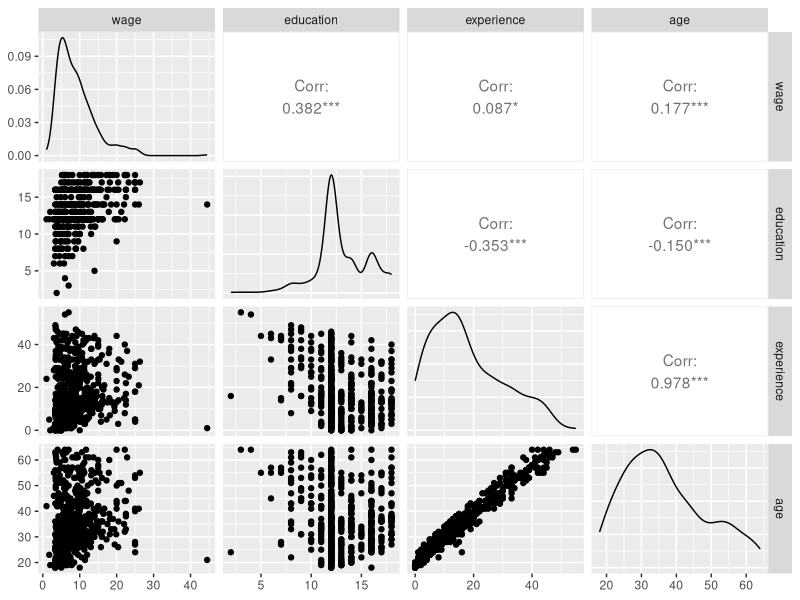
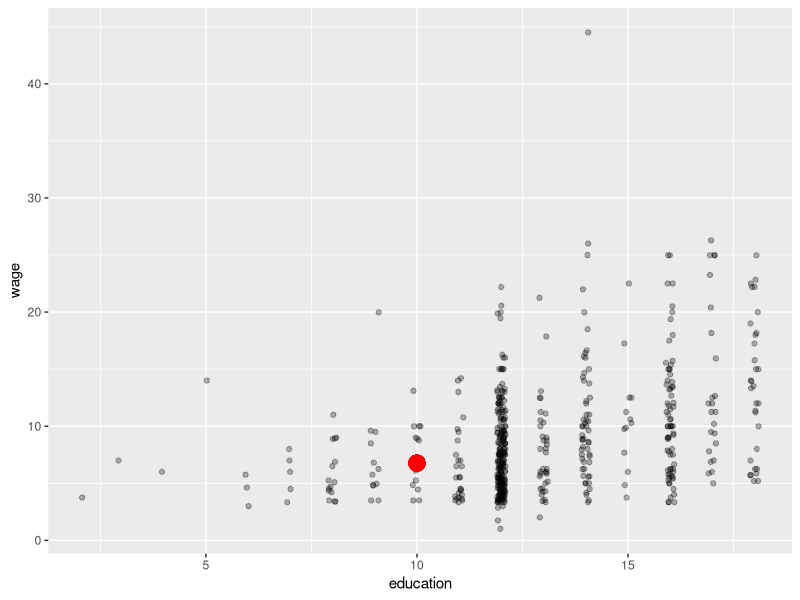
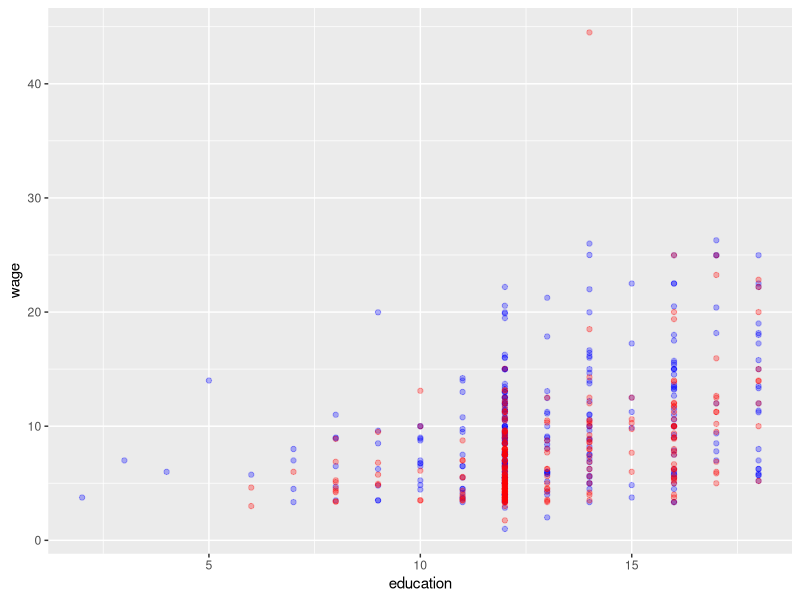

R code for these plots, in order:
## ---- chunk 1
library(AER)
library(ggplot2)
library(GGally)
data("CPS1985")
## ---- chunk 2
summary(CPS1985)
ggpairs(CPS1985[c('wage','education','experience','age')])
## ---- chunk 3
mod1 = lm(wage ~ education, data = CPS1985)
mod1

## ---- chunk 4
beta0 <- mod1$coefficients[1]
beta1 <- mod1$coefficients[2]

prediction_ten_years <- beta0 + beta1 * 10
prediction_ten_years
## ---- chunk 5
ggplot(data = CPS1985, aes(x=education, y=wage)) + 
  geom_jitter(alpha=0.3, width=0.1) + 
  geom_point(aes(x=10, y = prediction_ten_years), color='red', size=5)
## ---- chunk 6
summary(mod1)
## ---- chunk 7
wageGenderMod <- lm(wage ~ gender, data=CPS1985)
summary(wageGenderMod)
## ---- chunk 8
ggplot() + 
  geom_point(data=subset(CPS1985, gender=='male'), aes(x=education, y=wage), color="blue", alpha=0.3) +
  geom_point(data=subset(CPS1985, gender=='female'), aes(x=education, y=wage), color="red", alpha=0.3)
## ---- chunk 9
CPS1985$gender_num <- ifelse(CPS1985$gender == 'female', 1, 0)
wageGenderMod <- lm(wage ~ gender_num, data=CPS1985)
summary(wageGenderMod)
## ---- chunk 10
d_male <- subset(CPS1985, gender=="male")
d_female <- subset(CPS1985, gender=="female")


b0 = wageGenderMod$coefficients[1]
b1 = wageGenderMod$coefficients[2]

mean(CPS1985$wage)
mean( b0 + b1 * CPS1985$gender_num)

mean(d_male$wage)
mean( b0 + b1 * d_male$gender_num)
mean(d_female$wage)
mean( b0 + b1 * d_female$gender_num)
